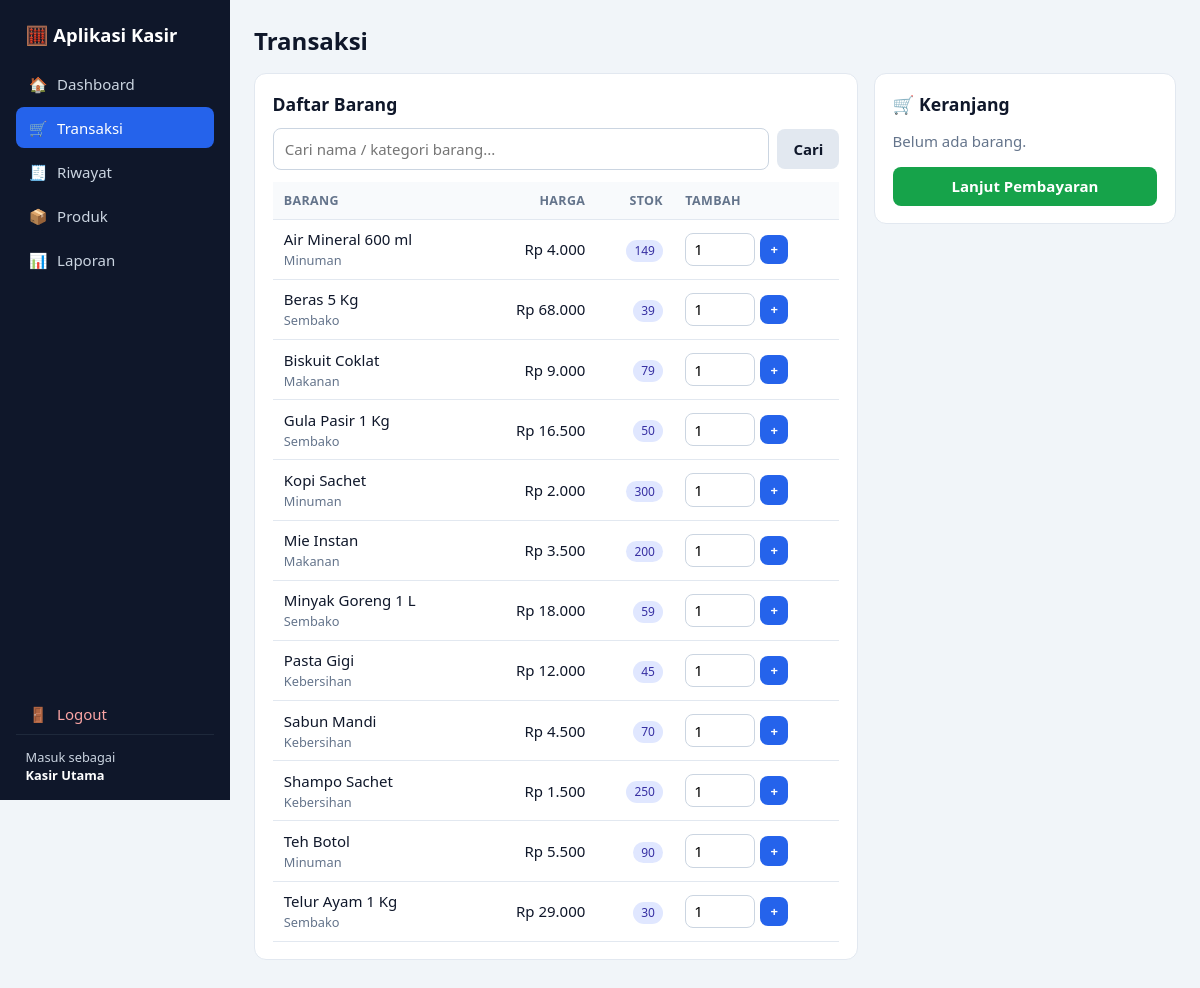
Page /transaksi.php (signed in) on the committed database.
### tables this page shows
CREATE TABLE `produk` (
  `id_produk` int(11) NOT NULL,
  `nama_produk` varchar(150) NOT NULL,
  `kategori` varchar(80) NOT NULL,
  `harga` decimal(12,2) NOT NULL DEFAULT 0.00,
  `stok` int(11) NOT NULL DEFAULT 0
);

### includes/helpers.php (called while the page is built, shortened)
<?php
function e($s) { return htmlspecialchars((string)$s, ENT_QUOTES, 'UTF-8'); }
function rupiah($n) { return 'Rp ' . number_format((float)$n, 0, ',', '.'); }

### includes/classes.php (called while the page is built, shortened)
<?php
class Produk {
    public static function semua($q = '') {
        global $db;
        $like = '%' . $q . '%';
        $s = $db->prepare("SELECT * FROM produk WHERE nama_produk LIKE ? OR kategori LIKE ? ORDER BY nama_produk");
        $s->bind_param('ss', $like, $like);
        $s->execute();
        return $s->get_result()->fetch_all(MYSQLI_ASSOC);
    }
}

### transaksi.php (the view, shortened to what this page needs)
<?php
$q = trim($_GET['q'] ?? '');
$daftar = Produk::semua($q);
$keranjang = $_SESSION['keranjang'];
$judul = 'Transaksi';
include 'includes/header.php';
?>
<div class="grid two">
  <div class="card">
    <h2>Daftar Barang</h2>
    <form method="get" class="row" style="margin-bottom:.8rem">
      <input name="q" value="<?= e($q) ?>" placeholder="Cari nama / kategori barang...">
      <button class="btn sec">Cari</button>
    </form>
    <div class="table-wrap"><table>
      <tr><th>Barang</th><th class="r">Harga</th><th class="r">Stok</th><th>Tambah</th></tr>
      <?php foreach ($daftar as $p): ?>
      <tr>
        <td><?= e($p['nama_produk']) ?><br><span class="muted" style="font-size:.8rem"><?= e($p['kategori']) ?></span></td>
        <td class="r"><?= rupiah($p['harga']) ?></td>
        <td class="r"><?= $p['stok'] > 0 ? '<span class="badge' . ($p['stok'] <= 10 ? ' low' : '') . '">' . (int)$p['stok'] . '</span>' : '<span class="badge low">Habis</span>' ?></td>
        <td>
          <?php if ($p['stok'] > 0): ?>
          <form method="post" class="inline">
            <input type="number" name="jumlah" value="1" min="1" max="<?= (int)$p['stok'] ?>">
            <button class="btn sm">+</button>
          </form>
          <?php else: ?><span class="muted">Tidak tersedia</span><?php endif; ?>
        </td>
      </tr>
      <?php endforeach; if (!$daftar): ?><tr><td colspan="4" class="muted">Barang tidak ditemukan.</td></tr><?php endif; ?>
    </table></div>
  </div>
  <div class="card sticky">
    <h2>🛒 Keranjang</h2>
    <?php if (!$keranjang): ?>
      <p class="muted">Belum ada barang.</p>
    <?php endif; ?>
    <form method="post" class="row" style="margin-top:1rem">
      <button name="aksi" value="lanjut" class="btn green" style="flex:1">Lanjut Pembayaran</button>
    </form>
  </div>
</div>
<?php include 'includes/footer.php'; ?>

### includes/header.php (shortened to what this page needs)
<?php
$sk = $_SESSION['kasir'];
$cur = basename($_SERVER['SCRIPT_NAME']);
$nav = [
  'index.php'     => ['Dashboard', '🏠'],
  'transaksi.php' => ['Transaksi', '🛒'],
  'riwayat.php'   => ['Riwayat', '🧾'],
  'produk.php'    => ['Produk', '📦'],
  'laporan.php'   => ['Laporan', '📊'],
];
$alias = ['pembayaran.php' => 'transaksi.php', 'struk.php' => 'transaksi.php'];
$aktif = $alias[$cur] ?? $cur;
?><!DOCTYPE html>
<html lang="id">
<head>
<link rel="stylesheet" href="assets/css/style.css">
</head>
<body>
<div class="layout">
  <aside class="sidebar" id="sidebar">
    <div class="brand">🧮 Aplikasi Kasir</div>
    <nav>
      <?php foreach ($nav as $file => [$label, $ikon]): ?>
        <a href="<?= $file ?>" class="<?= $aktif === $file ? 'active' : '' ?>"><span><?= $ikon ?></span> <?= $label ?></a>
      <?php endforeach; ?>
      <a href="logout.php" class="logout"><span>🚪</span> Logout</a>
    </nav>
    <div class="user">Masuk sebagai<br><strong><?= e($sk['nama']) ?></strong></div>
  </aside>
  <main class="content">
    <h1><?= e($judul ?? '') ?></h1>

### includes/footer.php (shortened to what this page needs)
  </main>
</div>
</body>
</html>

### assets/css/style.css (style rules this page uses)
:root { --p:#2563eb;--pd:#1e40af;--bg:#f1f5f9;--card:#fff;--tx:#0f172a;--mut:#64748b;--bd:#e2e8f0;--ok:#16a34a;--bad:#dc2626;--warn:#d97706 }
* { box-sizing:border-box }
body { margin:0;font-family:system-ui,-apple-system,"Segoe UI",Roboto,sans-serif;background:var(--bg);color:var(--tx);font-size:15px }
a { color:var(--p);text-decoration:none }
h1 { font-size:1.5rem;margin:0 0 1rem }
h2 { font-size:1.1rem;margin:0 0 .8rem }
.layout { display:flex;min-height:100vh }
.sidebar { width:230px;background:#0f172a;color:#cbd5e1;display:flex;flex-direction:column;padding:1rem;position:sticky;top:0;height:100vh;flex-shrink:0 }
.brand { font-weight:700;color:#fff;font-size:1.15rem;padding:.4rem .6rem 1rem }
.sidebar nav { display:flex;flex-direction:column;gap:.2rem;flex:1 }
.sidebar nav a { color:#cbd5e1;padding:.65rem .8rem;border-radius:8px;display:flex;gap:.6rem;align-items:center }
.sidebar nav a.active { background:var(--p);color:#fff }
.sidebar nav a.logout { margin-top:auto;color:#fca5a5 }
.user { font-size:.8rem;padding:.8rem .6rem 0;border-top:1px solid #1e293b }
.user strong { color:#fff }
.content { flex:1;padding:1.5rem;min-width:0;max-width:1300px }
.card { background:var(--card);border:1px solid var(--bd);border-radius:12px;padding:1.1rem;margin-bottom:1rem }
.grid { display:grid;gap:1rem }
.two { grid-template-columns:2fr 1fr;align-items:start }
.sticky { position:sticky;top:1rem }
table { width:100%;border-collapse:collapse }
th,td { padding:.6rem .7rem;text-align:left;border-bottom:1px solid var(--bd);vertical-align:middle }
th { font-size:.78rem;text-transform:uppercase;color:var(--mut);letter-spacing:.03em;background:#f8fafc }
td.r,th.r { text-align:right }
.table-wrap { overflow-x:auto;-webkit-overflow-scrolling:touch }
input,select { width:100%;padding:.6rem .7rem;border:1px solid #cbd5e1;border-radius:8px;font:inherit;background:#fff }
.btn { display:inline-block;padding:.6rem 1rem;border:0;border-radius:8px;background:var(--p);color:#fff;font:inherit;font-weight:600;cursor:pointer;text-align:center }
.btn.sec { background:#e2e8f0;color:var(--tx) }
.btn.green { background:var(--ok) }
.btn.sm { padding:.35rem .65rem;font-size:.82rem }
.row { display:flex;gap:.5rem;align-items:center;flex-wrap:wrap }
.row>input { flex:1;min-width:120px }
.inline { display:inline-flex;gap:.3rem;align-items:center }
.inline input { width:70px;padding:.35rem .5rem }
.badge { padding:.15rem .5rem;border-radius:99px;font-size:.75rem;background:#e0e7ff;color:#3730a3 }
.muted { color:var(--mut) }

### rows in the picture
produk: nama_produk "Air Mineral 600 ml", kategori "Minuman", harga "Rp 4.000", stok "149"
produk: nama_produk "Beras 5 Kg", kategori "Sembako", harga "Rp 68.000", stok "39"
produk: nama_produk "Biskuit Coklat", kategori "Makanan", harga "Rp 9.000", stok "79"
produk: nama_produk "Gula Pasir 1 Kg", kategori "Sembako", harga "Rp 16.500", stok "50"
produk: nama_produk "Kopi Sachet", kategori "Minuman", harga "Rp 2.000", stok "300"
produk: nama_produk "Mie Instan", kategori "Makanan", harga "Rp 3.500", stok "200"
produk: nama_produk "Minyak Goreng 1 L", kategori "Sembako", harga "Rp 18.000", stok "59"
produk: nama_produk "Pasta Gigi", kategori "Kebersihan", harga "Rp 12.000", stok "45"
produk: nama_produk "Sabun Mandi", kategori "Kebersihan", harga "Rp 4.500", stok "70"
produk: nama_produk "Shampo Sachet", kategori "Kebersihan", harga "Rp 1.500", stok "250"
produk: nama_produk "Teh Botol", kategori "Minuman", harga "Rp 5.500", stok "90"
produk: nama_produk "Telur Ayam 1 Kg", kategori "Sembako", harga "Rp 29.000", stok "30"

### other values in the picture
$ikon "🏠"
$label "Dashboard"
$ikon "🛒"
$label "Transaksi"
$ikon "🧾"
$label "Riwayat"
$ikon "📦"
$label "Produk"
$ikon "📊"
$label "Laporan"
$sk['nama'] "Kasir Utama"
$judul "Transaksi"
